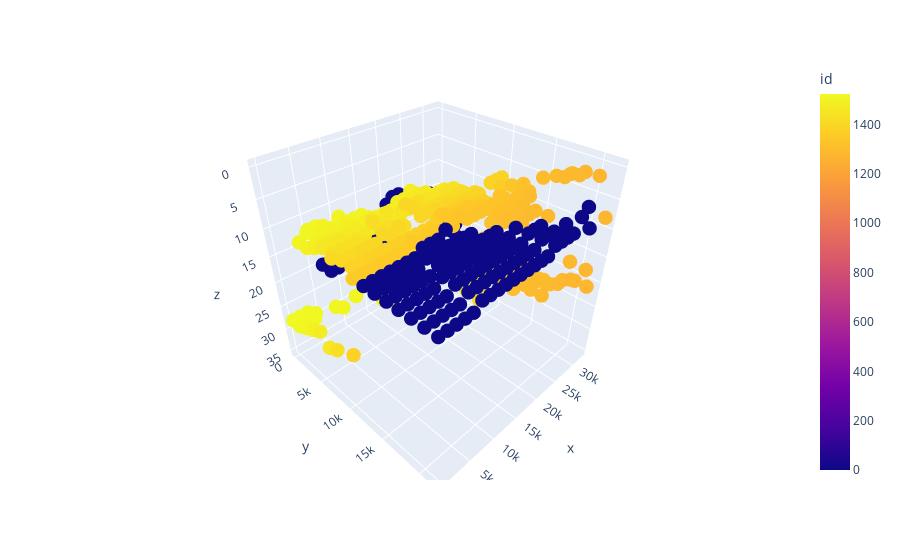

Source (notebook cell):
### Code cell
import plotly.express as px
fig = px.scatter_3d(tile_config_df, x='x', y='y', z='z', color='id')
fig.update_traces(marker_size = 5)
fig.update_scenes(zaxis_autorange="reversed")
# fig.update_scenes(yaxis_autorange="reversed")
fig.update_scenes(xaxis_autorange="reversed")
fig.show()
fig.write_html(os.path.join(output_path, f'tile_config_{current_sample}.html'))

### Figure 1 — Plotly figure (JSON) as saved in the notebook; plotly's stock layout.template omitted (floating-point values rounded to 4 significant figures; data arrays with more than 128 entries replaced by an {"elided": "..."} marker saying what was removed)
{"data": [{"hovertemplate": "x=%{x}<br>y=%{y}<br>z=%{z}<br>id=%{marker.color}<extra></extra>", "legendgroup": "", "marker": {"color": {"elided": "425 int values"}, "coloraxis": "coloraxis", "size": 5, "symbol": "circle"}, "mode": "markers", "name": "", "scene": "scene", "showlegend": false, "type": "scatter3d", "x": {"elided": "425 int values"}, "y": {"elided": "425 int values"}, "z": {"elided": "425 int values"}}], "layout": {"autosize": true, "coloraxis": {"colorbar": {"title": {"text": "id"}}, "colorscale": [[0, "#0d0887"], [0.1111, "#46039f"], [0.2222, "#7201a8"], [0.3333, "#9c179e"], [0.4444, "#bd3786"], [0.5556, "#d8576b"], [0.6667, "#ed7953"], [0.7778, "#fb9f3a"], [0.8889, "#fdca26"], [1, "#f0f921"]]}, "legend": {"tracegroupgap": 0}, "margin": {"t": 60}, "scene": {"aspectmode": "auto", "aspectratio": {"x": 1, "y": 1, "z": 1}, "domain": {"x": [0, 1], "y": [0, 1]}, "xaxis": {"autorange": "reversed", "title": {"text": "x"}, "type": "linear"}, "yaxis": {"title": {"text": "y"}, "type": "linear"}, "zaxis": {"autorange": "reversed", "title": {"text": "z"}, "type": "linear"}}}}
